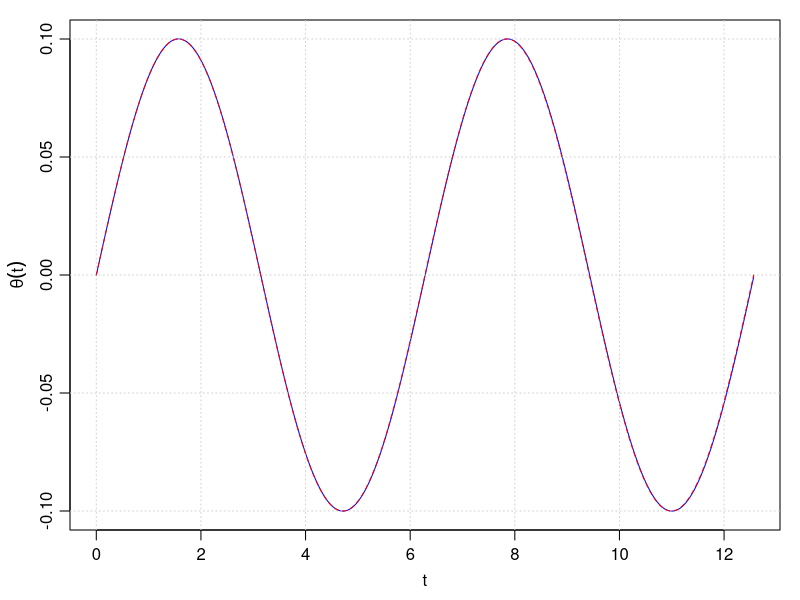
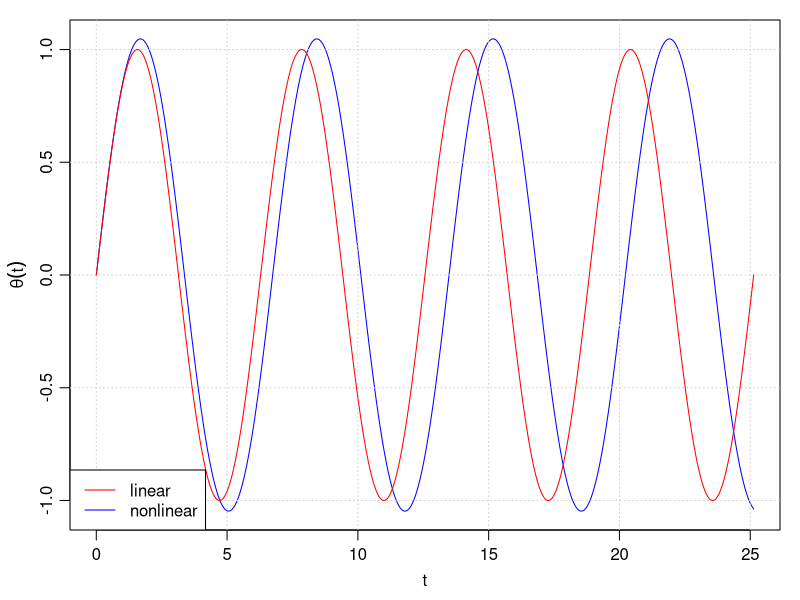
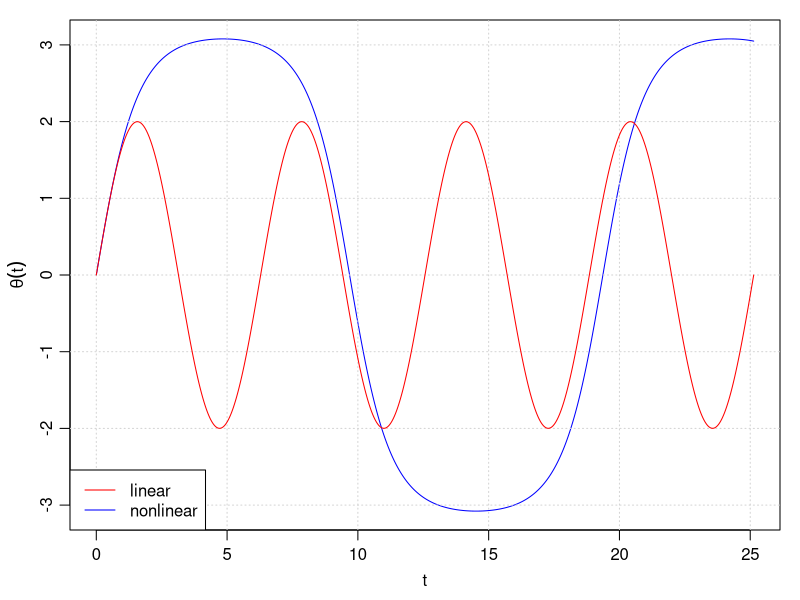

Write R code to recreate these figures, in order.
## ---- chunk 1
library(deSolve)
de <- function(t, y, parms, ...)
{
    theta <- y[1]
    phi <- y[2]
    list(c(dthetadt=phi, dphidt=-sin(theta)))
}

a <- 0.1
y0 <- c(0, a)
t <- seq(0, 4*pi, pi/100)
sol <- lsoda(y=y0, times=t, func=de)
ylim <- max(range(sol[,2])) * c(-1, 1)
par(mar=c(3.5, 3.5, 1, 1), mgp=c(2, 0.7, 0))
plot(sol[,1], sol[,2], type='l', ylim=ylim, col='blue',
     xlab=expression(t), ylab=expression(theta(t)))
grid()
lines(t, a*sin(t), col='red', lty='dashed')
## ---- chunk 2
library(deSolve)
oscillator <- function(a=0.1)
{
    de <- function(t, y, parms, ...)
    {
        theta <- y[1]
        phi <- y[2]
        list(c(dthetadt=phi, dphidt=-sin(theta)))
    }
    y0 <- c(0, a)
    t <- seq(0, 8*pi, pi/100)
    sol <- lsoda(y=y0, times=t, func=de)
    ylim <- max(range(sol[,2])) * c(-1, 1)
    par(mar=c(3.5, 3.5, 1, 1), mgp=c(2, 0.7, 0))
    plot(sol[,1], sol[,2], type='l', ylim=ylim, col='blue',
         xlab=expression(t), ylab=expression(theta(t)))
    grid()
    lines(t, a*sin(t), col='red')
    legend("bottomleft", col=c("red", "blue"), lwd=1,
           legend=c("linear", "nonlinear"),
           bg="white")
}
## ---- chunk 3
oscillator(1)
## ---- chunk 4
oscillator(1.999)
